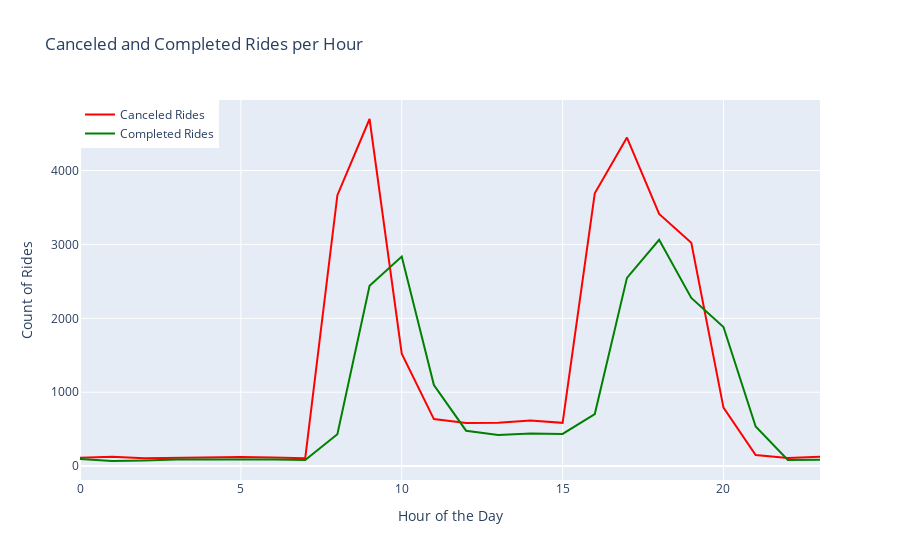

Source (notebook cell):
### Code cell
# Convert relevant timestamp columns to datetime objects
date_columns = ['request_ts', 'pickup_ts', 'dropoff_ts', 'cancel_ts']
for column in date_columns:
    funnel_full[column] = pd.to_datetime(funnel_full[column])

# Extract the hour for canceled and completed rides
funnel_full['cancel_hour'] = funnel_full['cancel_ts'].dt.hour
funnel_full['completed_hour'] = funnel_full['dropoff_ts'].dt.hour

# Count canceled rides per hour
cancelled_rides_per_hour = funnel_full.groupby('cancel_hour').size()

# Count completed rides per hour
completed_rides_per_hour = funnel_full.groupby('completed_hour').size()

# Create interactive line plots for canceled and completed rides per hour using Plotly
cancelled_trace = go.Scatter(x=cancelled_rides_per_hour.index, y=cancelled_rides_per_hour.values, mode='lines', name='Canceled Rides', line=dict(color='red'))
completed_trace = go.Scatter(x=completed_rides_per_hour.index, y=completed_rides_per_hour.values, mode='lines', name='Completed Rides', line=dict(color='green'))

# Define layout
layout = go.Layout(title='Canceled and Completed Rides per Hour', xaxis=dict(title='Hour of the Day'), yaxis=dict(title='Count of Rides'), legend=dict(x=0, y=1.0))

# Create figure and plot
fig = go.Figure(data=[cancelled_trace, completed_trace], layout=layout)
fig.show()

### Figure 1 — Plotly figure (JSON) as saved in the notebook; plotly's stock layout.template omitted (floating-point values rounded to 4 significant figures)
{"data": [{"line": {"color": "red"}, "mode": "lines", "name": "Canceled Rides", "type": "scatter", "x": [0, 1, 2, 3, 4, 5, 6, 7, 8, 9, 10, 11, 12, 13, 14, 15, 16, 17, 18, 19, 20, 21, 22, 23], "y": [112, 125, 106, 111, 123, 124, 115, 107, 3666, 4697, 1522, 636, 583, 585, 617, 585, 3691, 4446, 3412, 3023, 792, 151, 111, 126]}, {"line": {"color": "green"}, "mode": "lines", "name": "Completed Rides", "type": "scatter", "x": [0, 1, 2, 3, 4, 5, 6, 7, 8, 9, 10, 11, 12, 13, 14, 15, 16, 17, 18, 19, 20, 21, 22, 23], "y": [96, 69, 77, 88, 88, 91, 88, 81, 432, 2439, 2836, 1098, 479, 421, 441, 435, 704, 2547, 3063, 2275, 1882, 536, 82, 86]}], "layout": {"legend": {"x": 0, "y": 1}, "title": {"text": "Canceled and Completed Rides per Hour"}, "xaxis": {"title": {"text": "Hour of the Day"}}, "yaxis": {"title": {"text": "Count of Rides"}}}}
